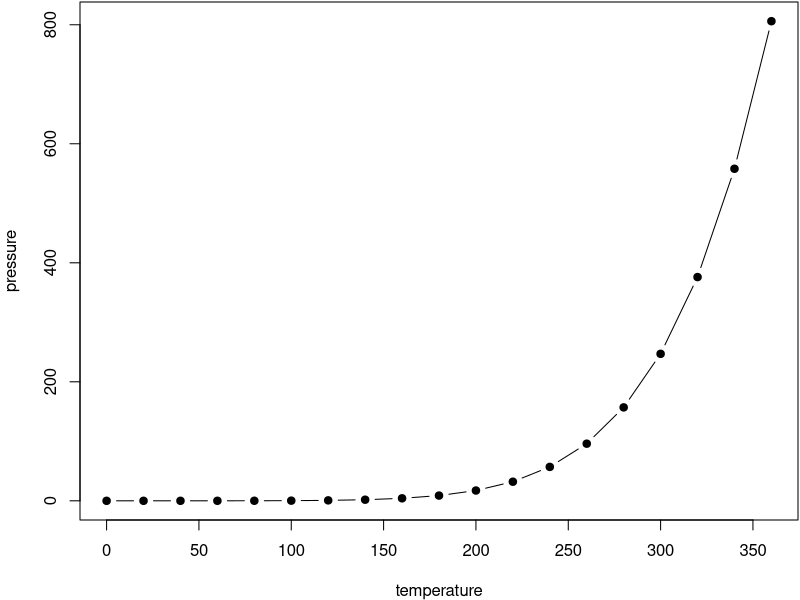
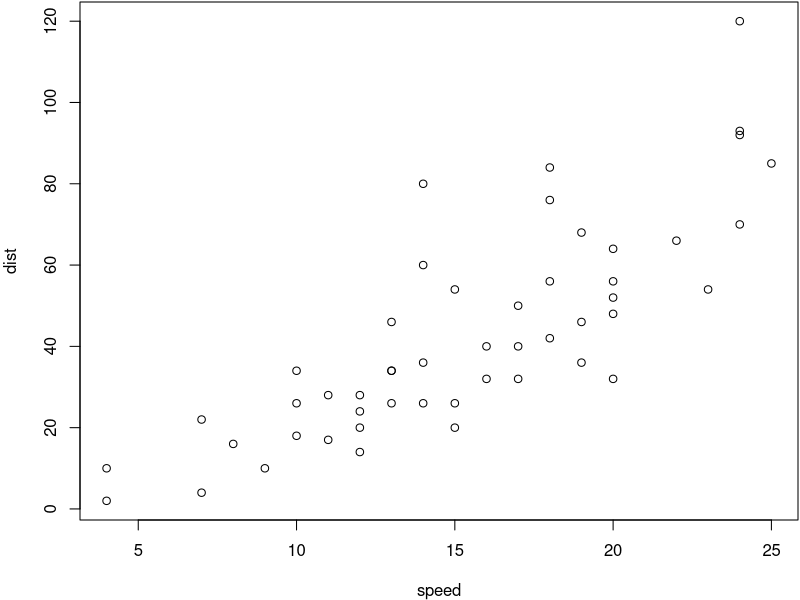

Here is the R script that generated these plots, in order:
## ---- chunk 1
par(mar = c(4, 4, .1, .1))
plot(pressure, type = 'b', pch = 19)
## ---- chunk 2
knitr::kable(
  head(iris, 20), caption = 'Here is a nice table!',
  booktabs = TRUE
)
## ---- chunk 3
# A verrry long computation!
1 + 1
## ---- chunk 4
plot(cars)  # a scatterplot
